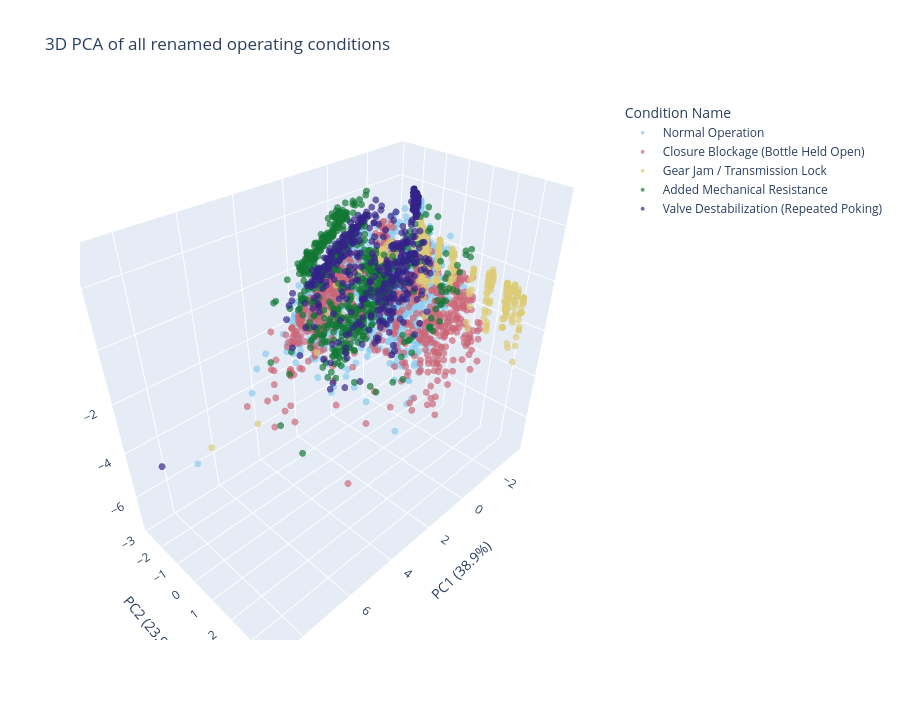

This figure's notebook cell:
### Markdown cell above
## 3D PCA: all renamed classes together

### Code cell
class_explained = plot_pca_3d(df, "condition_name", "3D PCA of all renamed operating conditions")
pd.Series(class_explained, index=["PC1", "PC2", "PC3"], name="explained_variance_ratio").round(3)

### Figure 1 — Plotly figure (JSON) as saved in the notebook; plotly's stock layout.template omitted (floating-point values rounded to 4 significant figures; data arrays with more than 128 entries replaced by an {"elided": "..."} marker saying what was removed)
{"data": [{"customdata": {"elided": "1481x6 mixed values"}, "hovertemplate": "condition_name=%{customdata[1]}<br>condition_family=%{customdata[0]}<br>source_file=%{customdata[2]}<br>power_W=%{customdata[3]:.3f}<br>motor_torque_Nmm=%{customdata[4]:.3f}<br>abs_position_error_pct=%{customdata[5]:.3f}<extra></extra>", "legendgroup": "Normal Operation", "marker": {"color": "rgb(136, 204, 238)", "opacity": 0.68, "size": 4, "symbol": "circle"}, "mode": "markers", "name": "Normal Operation", "scene": "scene", "showlegend": true, "type": "scatter3d", "x": {"elided": "1481 float values"}, "y": {"elided": "1481 float values"}, "z": {"elided": "1481 float values"}}, {"customdata": {"elided": "773x6 mixed values"}, "hovertemplate": "condition_name=%{customdata[1]}<br>condition_family=%{customdata[0]}<br>source_file=%{customdata[2]}<br>power_W=%{customdata[3]:.3f}<br>motor_torque_Nmm=%{customdata[4]:.3f}<br>abs_position_error_pct=%{customdata[5]:.3f}<extra></extra>", "legendgroup": "Closure Blockage (Bottle Held Open)", "marker": {"color": "rgb(204, 102, 119)", "opacity": 0.68, "size": 4, "symbol": "circle"}, "mode": "markers", "name": "Closure Blockage (Bottle Held Open)", "scene": "scene", "showlegend": true, "type": "scatter3d", "x": {"elided": "773 float values"}, "y": {"elided": "773 float values"}, "z": {"elided": "773 float values"}}, {"customdata": {"elided": "1009x6 mixed values"}, "hovertemplate": "condition_name=%{customdata[1]}<br>condition_family=%{customdata[0]}<br>source_file=%{customdata[2]}<br>power_W=%{customdata[3]:.3f}<br>motor_torque_Nmm=%{customdata[4]:.3f}<br>abs_position_error_pct=%{customdata[5]:.3f}<extra></extra>", "legendgroup": "Gear Jam / Transmission Lock", "marker": {"color": "rgb(221, 204, 119)", "opacity": 0.68, "size": 4, "symbol": "circle"}, "mode": "markers", "name": "Gear Jam / Transmission Lock", "scene": "scene", "showlegend": true, "type": "scatter3d", "x": {"elided": "1009 float values"}, "y": {"elided": "1009 float values"}, "z": {"elided": "1009 float values"}}, {"customdata": {"elided": "654x6 mixed values"}, "hovertemplate": "condition_name=%{customdata[1]}<br>condition_family=%{customdata[0]}<br>source_file=%{customdata[2]}<br>power_W=%{customdata[3]:.3f}<br>motor_torque_Nmm=%{customdata[4]:.3f}<br>abs_position_error_pct=%{customdata[5]:.3f}<extra></extra>", "legendgroup": "Added Mechanical Resistance", "marker": {"color": "rgb(17, 119, 51)", "opacity": 0.68, "size": 4, "symbol": "circle"}, "mode": "markers", "name": "Added Mechanical Resistance", "scene": "scene", "showlegend": true, "type": "scatter3d", "x": {"elided": "654 float values"}, "y": {"elided": "654 float values"}, "z": {"elided": "654 float values"}}, {"customdata": {"elided": "553x6 mixed values"}, "hovertemplate": "condition_name=%{customdata[1]}<br>condition_family=%{customdata[0]}<br>source_file=%{customdata[2]}<br>power_W=%{customdata[3]:.3f}<br>motor_torque_Nmm=%{customdata[4]:.3f}<br>abs_position_error_pct=%{customdata[5]:.3f}<extra></extra>", "legendgroup": "Valve Destabilization (Repeated Poking)", "marker": {"color": "rgb(51, 34, 136)", "opacity": 0.68, "size": 4, "symbol": "circle"}, "mode": "markers", "name": "Valve Destabilization (Repeated Poking)", "scene": "scene", "showlegend": true, "type": "scatter3d", "x": {"elided": "553 float values"}, "y": {"elided": "553 float values"}, "z": {"elided": "553 float values"}}], "layout": {"height": 720, "legend": {"title": {"text": "Condition Name"}, "tracegroupgap": 0}, "scene": {"domain": {"x": [0, 1], "y": [0, 1]}, "xaxis": {"title": {"text": "PC1 (38.9%)"}}, "yaxis": {"title": {"text": "PC2 (23.9%)"}}, "zaxis": {"title": {"text": "PC3 (10.2%)"}}}, "title": {"text": "3D PCA of all renamed operating conditions"}}}
